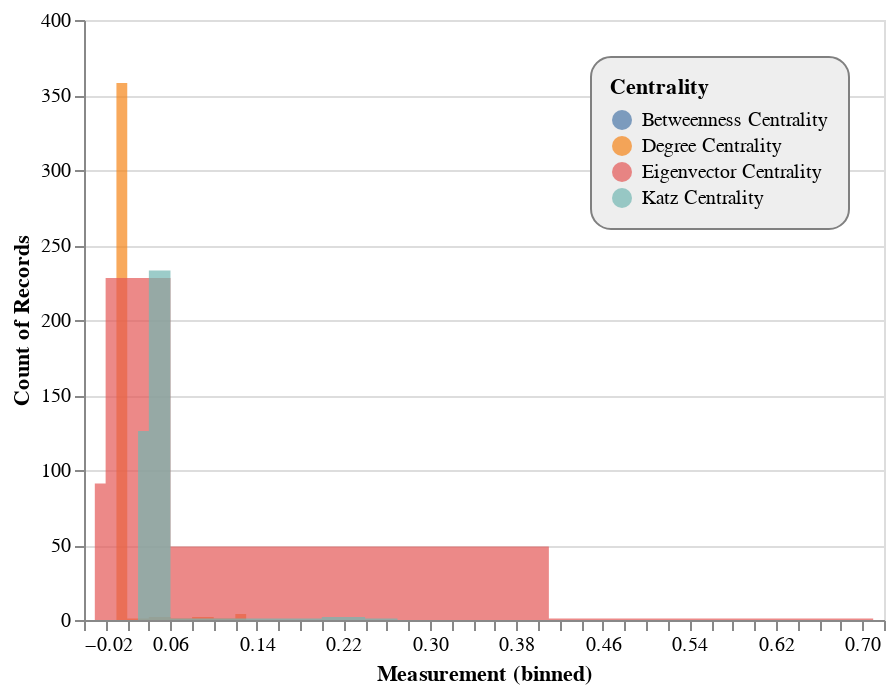

Source (notebook cell):
### Code cell
# Generating Data
source = pd.DataFrame({
    'Degree Centrality': list(lDegCentrality.values()),
    'Eigenvector Centrality': list(lEigenVectorCentrality.values()),
    'Betweenness Centrality': list(lBetCentrality.values()),
    'Katz Centrality': list(lKatzCentrality.values())
})

chart = alt.Chart(source).transform_fold(
    ['Degree Centrality', 'Eigenvector Centrality', 'Betweenness Centrality', 'Katz Centrality'],
    as_=['Centrality', 'Measurement']
).mark_area(
    opacity=0.7,
    interpolate='step'
).encode(
    alt.X('Measurement:Q', bin=alt.Bin(maxbins=50)),
    alt.Y('count()', stack=None),
    alt.Color('Centrality:N')
)

chart.configure_legend(
    strokeColor='gray',
    fillColor='#EEEEEE',
    padding=10,
    cornerRadius=10,
    orient='top-right'
)

### Figure 1 — Vega-Lite specification as saved in the notebook (floating-point values rounded to 4 significant figures; data arrays with more than 128 entries replaced by an {"elided": "..."} marker saying what was removed)
{"$schema": "https://vega.github.io/schema/vega-lite/v3.3.0.json", "config": {"legend": {"cornerRadius": 10, "fillColor": "#EEEEEE", "orient": "top-right", "padding": 10, "strokeColor": "gray"}, "mark": {"tooltip": null}, "view": {"height": 300, "width": 400}}, "data": {"name": "data-92e49e8498ba9d7d191df647eb6b69ed"}, "datasets": {"data-92e49e8498ba9d7d191df647eb6b69ed": {"elided": "369 records"}}, "encoding": {"color": {"field": "Centrality", "type": "nominal"}, "x": {"bin": {"maxbins": 50}, "field": "Measurement", "type": "quantitative"}, "y": {"aggregate": "count", "stack": null, "type": "quantitative"}}, "mark": {"interpolate": "step", "opacity": 0.7, "type": "area"}, "transform": [{"as": ["Centrality", "Measurement"], "fold": ["Degree Centrality", "Eigenvector Centrality", "Betweenness Centrality", "Katz Centrality"]}]}
